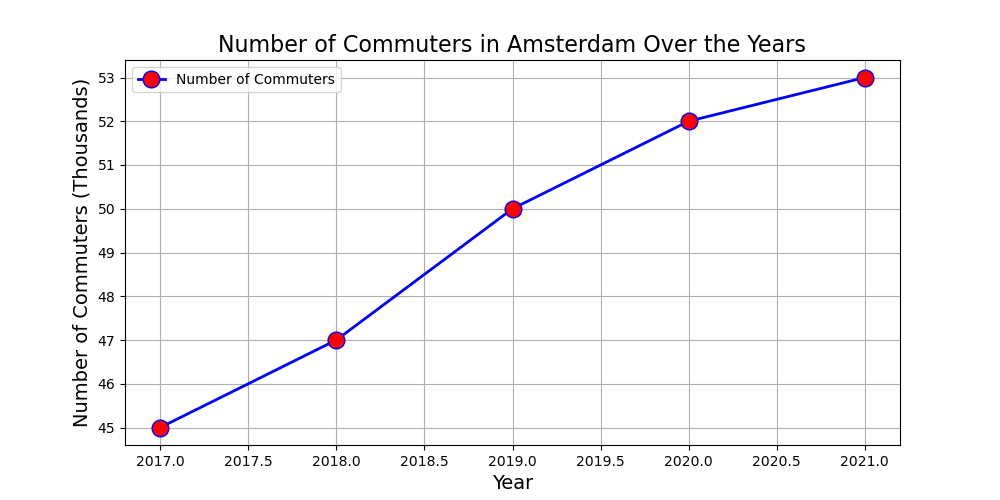

The script that drew this image:

import matplotlib.pyplot as plt

# Given data
data = [
    {'Year': 2017, 'Number of Commuters (Thousands)': 45, 'City': 'Amsterdam'},
    {'Year': 2018, 'Number of Commuters (Thousands)': 47, 'City': 'Amsterdam'},
    {'Year': 2019, 'Number of Commuters (Thousands)': 50, 'City': 'Amsterdam'},
    {'Year': 2020, 'Number of Commuters (Thousands)': 52, 'City': 'Amsterdam'},
    {'Year': 2021, 'Number of Commuters (Thousands)': 53, 'City': 'Amsterdam'}
]

# Extracting Years and Number of Commuters from the data
years = [item['Year'] for item in data]
commuters = [item['Number of Commuters (Thousands)'] for item in data]

# Creating the plot
plt.figure(figsize=(10, 5)) # Adjust size as needed

# Plotting the data
plt.plot(years, commuters, color='blue', linestyle='-', marker='o', 
         markerfacecolor='red', markersize=12, linewidth=2, 
         label='Number of Commuters')

# Adding titles and labels
plt.title('Number of Commuters in Amsterdam Over the Years', fontsize=16)
plt.xlabel('Year', fontsize=14)
plt.ylabel('Number of Commuters (Thousands)', fontsize=14)

# Adding grid
plt.grid(True)

# Adding legend
plt.legend()

# Displaying the plot
plt.show()
